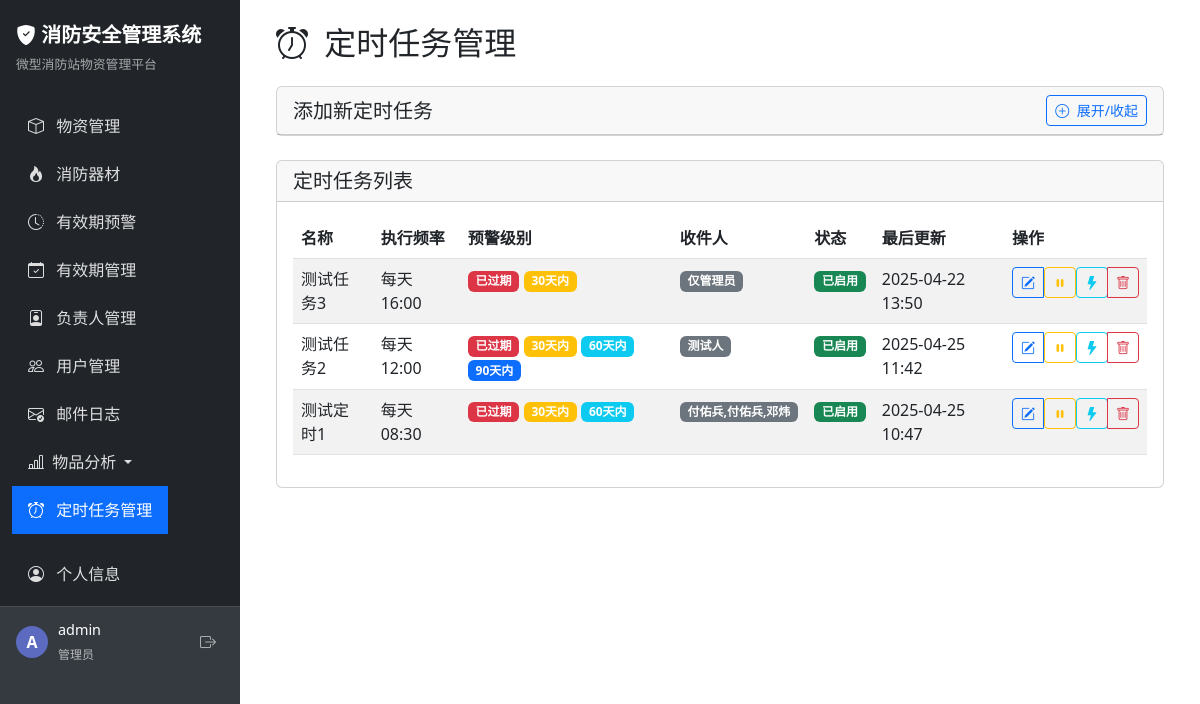
Page /scheduler/ (signed in) on the committed database.
### app/models/user.py (models this page shows, shortened)
class User(UserMixin, db.Model):
    __tablename__ = 'user'
    id = db.Column(db.Integer, primary_key=True)
    username = db.Column(db.String(80), unique=True, nullable=False)
    password_hash = db.Column(db.String(256), nullable=False)
    role = db.Column(db.String(20), default='user')  # admin 或 user
    is_active = db.Column(db.Boolean, default=True)  # 账号是否启用
    email = db.Column(db.String(120))  # 添加邮箱字段

### app/models/scheduler_config.py (models this page shows, shortened)
class SchedulerConfig(db.Model):
    __tablename__ = 'scheduler_configs'
    id = db.Column(db.Integer, primary_key=True)
    name = db.Column(db.String(100), nullable=False)  # 任务名称
    enabled = db.Column(db.Boolean, default=True)  # 是否启用
    frequency_type = db.Column(db.String(20), nullable=False)  # 频率类型: daily, weekly, monthly
    execution_time = db.Column(db.String(10), nullable=False)  # 执行时间，格式: HH:MM
    day_of_week = db.Column(db.String(10))  # 周几执行，用于weekly: mon, tue, wed, thu, fri, sat, sun
    day_of_month = db.Column(db.Integer)  # 每月几号执行，用于monthly: 1-31
    warning_levels = db.Column(db.String(100))  # 预警级别，逗号分隔: expired,within_30,within_60,within_90
    recipient_filter = db.Column(db.String(200))  # 接收人筛选，逗号分隔的负责人名称或'all'
    created_at = db.Column(db.DateTime, default=datetime.now)
    updated_at = db.Column(db.DateTime, default=datetime.now, onupdate=datetime.now)
    created_by = db.Column(db.Integer)  # 创建者用户ID

### app/routes/scheduler.py (the view)
    def decorated_function(*args, **kwargs):
        if not current_user.is_authenticated or current_user.role != 'admin':
            flash('您没有访问此页面的权限', 'danger')
            return redirect(url_for('index'))
        return f(*args, **kwargs)

### app/templates/scheduler/index.html (shortened to what this page needs)
{% extends 'base.html' %}
{% block content %}
<div class="container-fluid">
    <h2 class="mb-4">
        <i class="bi bi-alarm me-2"></i> 定时任务管理
    </h2>
    <div class="card mb-4">
        <div class="card-header d-flex justify-content-between align-items-center">
            <h5 class="card-title mb-0">添加新定时任务</h5>
            <button class="btn btn-sm btn-outline-primary" type="button" data-bs-toggle="collapse" data-bs-target="#addTaskCollapse">
                <i class="bi bi-plus-circle me-1"></i> 展开/收起
            </button>
        </div>
    </div>
    <div class="card">
        <div class="card-header">
            <h5 class="card-title mb-0">定时任务列表</h5>
        </div>
        <div class="card-body">
            {% if configs %}
            <div class="table-responsive">
                <table class="table table-striped table-hover">
                    <thead>
                        <tr>
                            <th>名称</th>
                            <th>执行频率</th>
                            <th>预警级别</th>
                            <th>收件人</th>
                            <th>状态</th>
                            <th>最后更新</th>
                            <th>操作</th>
                        </tr>
                    </thead>
                    <tbody>
                        {% for config in configs %}
                        <tr>
                            <td>{{ config.name }}</td>
                            <td>
                                {% if config.frequency_type == 'daily' %}
                                每天 {{ config.execution_time }}
                                {% elif config.frequency_type == 'monthly' %}
                                每月{{ config.day_of_month }}日 {{ config.execution_time }}
                                {% endif %}
                            </td>
                            <td>
                                {% if 'expired' in config.warning_levels %}
                                <span class="badge bg-danger">已过期</span>
                                {% endif %}
                                {% if 'within_30' in config.warning_levels %}
                                <span class="badge bg-warning">30天内</span>
                                {% endif %}
                                {% if 'within_60' in config.warning_levels %}
                                <span class="badge bg-info">60天内</span>
                                {% endif %}
                                {% if 'within_90' in config.warning_levels %}
                                <span class="badge bg-primary">90天内</span>
                                {% endif %}
                            </td>
                            <td>
                                {% if config.recipient_filter == 'all' %}
                                <span class="badge bg-secondary">所有负责人</span>
                                {% elif config.recipient_filter == 'admin' %}
                                <span class="badge bg-secondary">仅管理员</span>
                                {% else %}
                                <span class="badge bg-secondary">{{ config.recipient_filter }}</span>
                                {% endif %}
                            </td>
                            <td>
                                {% if config.enabled %}
                                <span class="badge bg-success">已启用</span>
                                {% else %}
                                <span class="badge bg-danger">已禁用</span>
                                {% endif %}
                            </td>
                            <td>{{ config.updated_at.strftime('%Y-%m-%d %H:%M') }}</td>
                            <td>
                                <div class="btn-group">
                                    <button type="button" class="btn btn-sm btn-outline-primary edit-modal-button"
                                            data-bs-toggle="modal"
                                            data-bs-target="#editModal-{{ config.id }}"
                                            data-config-id="{{ config.id }}"
                                            data-recipient-filter="{{ config.recipient_filter }}">
                                        <i class="bi bi-pencil-square"></i>
                                    </button>
                                    <form action="{{ url_for('scheduler.toggle_config', config_id=config.id) }}" method="post" class="d-inline">
                                        <button type="submit" class="btn btn-sm {% if config.enabled %}btn-outline-warning{% else %}btn-outline-success{% endif %}">
                                            <i class="bi {% if config.enabled %}bi-pause-fill{% else %}bi-play-fill{% endif %}"></i>
                                        </button>
                                    </form>
                                    <form action="{{ url_for('scheduler.run_now', config_id=config.id) }}" method="post" class="d-inline">
                                        <button type="submit" class="btn btn-sm btn-outline-info" title="立即执行">
                                            <i class="bi bi-lightning-fill"></i>
                                        </button>
                                    </form>
                                    <button type="button" class="btn btn-sm btn-outline-danger" data-bs-toggle="modal" data-bs-target="#deleteModal-{{ config.id }}">
                                        <i class="bi bi-trash"></i>
                                    </button>
                                </div>
                            </td>
                        </tr>
                        {% endfor %}
                    </tbody>
                </table>
            </div>
            {% else %}
            <div class="alert alert-info">
                <i class="bi bi-info-circle me-2"></i> 暂无定时任务配置，请使用上方的表单添加新任务。
            </div>
            {% endif %}
        </div>
    </div>
</div>
{% endblock %}

### app/templates/base.html (shortened to what this page needs)
<!DOCTYPE html>
<html lang="zh-CN">
<head>
    <link href="https://cdn.jsdelivr.net/npm/bootstrap@5.3.0/dist/css/bootstrap.min.css" rel="stylesheet">
    <link href="https://cdn.jsdelivr.net/npm/bootstrap-icons@1.11.0/font/bootstrap-icons.css" rel="stylesheet">
</head>
<body>
    <div class="wrapper">
        <nav class="sidebar" id="sidebar">
            <div class="sidebar-header">
                <a href="{{ url_for('index') }}">
                    <i class="bi bi-shield-fill-check"></i> 消防安全管理系统
                </a>
                <div class="subtitle">微型消防站物资管理平台</div>
            </div>
            <div class="sidebar-nav">
                <nav class="navbar navbar-dark bg-dark">
                    <div class="container-fluid">
                        <ul class="navbar-nav">
                            <li class="nav-item">
                                <a class="nav-link {% if request.path.startswith('/station') %}active{% endif %}
                                          {% if not user_permissions_by_type.micro_station and current_user.role != 'admin' %}no-permission{% endif %}"
                                   href="{{ url_for('station.index') }}"
                                   >
                                    <i class="bi bi-box"></i> 物资管理
                                </a>
                            </li>
                            <li class="nav-item">
                                <a class="nav-link {% if request.path.startswith('/equipment') %}active{% endif %}
                                          {% if not user_permissions_by_type.fire_equipment and current_user.role != 'admin' %}no-permission{% endif %}"
                                   href="{{ url_for('equipment.index') }}"
                                   >
                                    <i class="bi bi-fire"></i> 消防器材
                                </a>
                            </li>
                            <li class="nav-item">
                                <a class="nav-link {% if request.path == '/admin/expiry_alert' %}active{% endif %}
                                          {% if not can_view_expiry_alert %}no-permission{% endif %}"
                                   href="{{ url_for('admin.expiry_alert') }}"
                                   >
                                    <i class="bi bi-clock-history"></i> 有效期预警
                                </a>
                            </li>
                            {% if current_user.role == 'admin' %}
                            <li class="nav-item">
                                <a class="nav-link {% if request.path == '/admin/expiry' %}active{% endif %}" href="{{ url_for('admin.expiry') }}">
                                    <i class="bi bi-calendar-check"></i> 有效期管理
                                </a>
                            </li>
                            <li class="nav-item">
                                <a class="nav-link {% if request.path == '/admin/responsible' %}active{% endif %}" href="{{ url_for('admin.responsible') }}">
                                    <i class="bi bi-person-badge"></i> 负责人管理
                                </a>
                            </li>
                            <li class="nav-item">
                                <a class="nav-link {% if request.path == '/admin/users' %}active{% endif %}" href="{{ url_for('admin.users') }}">
                                    <i class="bi bi-people"></i> 用户管理
                                </a>
                            </li>
                            <li class="nav-item">
                                <a class="nav-link {% if request.path == '/admin/mail_logs' %}active{% endif %}" href="{{ url_for('admin.mail_logs') }}">
                                    <i class="bi bi-envelope-check"></i> 邮件日志
                                </a>
                            </li>
                            {% if current_user.is_authenticated and current_user.role == 'admin' %}
                            <li class="nav-item dropdown">
                                <a class="nav-link dropdown-toggle" href="#" id="analysisDropdown" role="button" data-bs-toggle="dropdown" aria-expanded="false">
                                    <i class="bi bi-bar-chart-line me-1"></i> 物品分析
                                </a>
                            </li>
                            {% endif %}
                            <li class="nav-item">
                                <a class="nav-link {% if request.path.startswith('/scheduler') %}active{% endif %}" href="{{ url_for('scheduler.index') }}">
                                    <i class="bi bi-alarm"></i> 定时任务管理
                                </a>
                            </li>
                            {% endif %}
                            <li class="nav-item mt-3">
                                <a class="nav-link {% if request.path == '/auth/my_account' %}active{% endif %}" href="{{ url_for('auth.my_account') }}">
                                    <i class="bi bi-person-circle"></i> 个人信息
                                </a>
                            </li>
                        </ul>
                    </div>
                </nav>
            </div>
            {% if current_user.is_authenticated %}
            <div class="user-info mt-auto">
                <div class="user-avatar">
                    {{ current_user.username[0].upper() }}
                </div>
                <div class="user-details">
                    <p class="user-name">{{ current_user.username }}</p>
                    <span class="user-role">
                        {% if current_user.role == 'admin' %}管理员{% else %}普通用户{% endif %}
                    </span>
                </div>
                <a href="{{ url_for('auth.logout') }}" class="logout-btn" title="退出登录">
                    <i class="bi bi-box-arrow-right"></i>
                </a>
            </div>
            {% else %}
            <div class="mt-auto p-3">
                <a href="{{ url_for('auth.login') }}" class="btn btn-outline-light btn-sm w-100">
                    <i class="bi bi-box-arrow-in-right me-1"></i> 登录
                </a>
            </div>
            {% endif %}
        </nav>
        <main class="content">
            {% block content %}{% endblock %}
        </main>
    </div>
</body>
</html>

### rows in the picture
User: username "A", username "admin"
SchedulerConfig: name "测试任务3", execution_time "16:00", shows "已过期", shows "30天内", recipient_filter "仅管理员", enabled "已启用", updated_at "2025-04-22 13:50"
SchedulerConfig: name "测试任务2", execution_time "12:00", shows "已过期", shows "30天内", shows "60天内", shows "90天内", recipient_filter "测试人", enabled "已启用", updated_at "2025-04-25 11:42"
SchedulerConfig: name "测试定时1", execution_time "08:30", shows "已过期", shows "30天内", shows "60天内", recipient_filter "付佑兵,付佑兵,邓炜", enabled "已启用", updated_at "2025-04-25 10:47"
